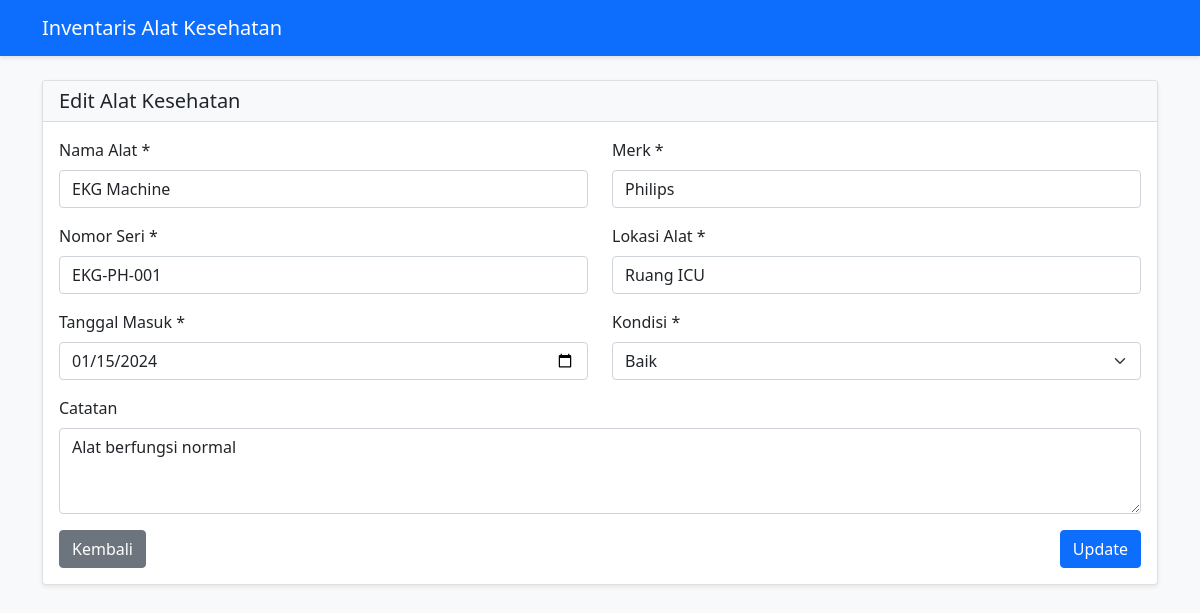
The page /edit.php?id=1 on the database its author committed.
### tables this page shows
CREATE TABLE `alat_kesehatan` (
  `id` int(11) NOT NULL,
  `nama_alat` varchar(255) NOT NULL,
  `merk` varchar(100) NOT NULL,
  `nomor_seri` varchar(100) NOT NULL,
  `lokasi_alat` varchar(100) NOT NULL,
  `tanggal_masuk` date NOT NULL,
  `kondisi` enum('Baik','Rusak','Perbaikan') NOT NULL,
  `catatan` text DEFAULT NULL,
  `created_at` timestamp NOT NULL DEFAULT current_timestamp(),
  `updated_at` timestamp NOT NULL DEFAULT current_timestamp() ON UPDATE current_timestamp()
);

### edit.php (the view, shortened to what this page needs)
<?php
require_once 'config.php';
$id = $_GET['id'];
$stmt = $pdo->prepare("SELECT * FROM alat_kesehatan WHERE id = ?");
$stmt->execute([$id]);
$alat = $stmt->fetch(PDO::FETCH_ASSOC);
?>
<!DOCTYPE html>
<html lang="id">
<head>
    <link href="https://cdn.jsdelivr.net/npm/bootstrap@5.1.3/dist/css/bootstrap.min.css" rel="stylesheet">
    <link href="style.css" rel="stylesheet">
</head>
<body>
    <nav class="navbar navbar-expand-lg navbar-dark bg-primary">
        <div class="container">
            <a class="navbar-brand" href="index.php">Inventaris Alat Kesehatan</a>
        </div>
    </nav>
    <div class="container mt-4">
        <div class="card">
            <div class="card-header">
                <h5 class="mb-0">Edit Alat Kesehatan</h5>
            </div>
            <div class="card-body">
                <form method="POST">
                    <div class="row">
                        <div class="col-md-6">
                            <div class="mb-3">
                                <label for="nama_alat" class="form-label">Nama Alat *</label>
                                <input type="text" class="form-control" id="nama_alat" name="nama_alat" value="<?= htmlspecialchars($alat['nama_alat']) ?>" required>
                            </div>
                        </div>
                        <div class="col-md-6">
                            <div class="mb-3">
                                <label for="merk" class="form-label">Merk *</label>
                                <input type="text" class="form-control" id="merk" name="merk" value="<?= htmlspecialchars($alat['merk']) ?>" required>
                            </div>
                        </div>
                    </div>
                    <div class="row">
                        <div class="col-md-6">
                            <div class="mb-3">
                                <label for="nomor_seri" class="form-label">Nomor Seri *</label>
                                <input type="text" class="form-control" id="nomor_seri" name="nomor_seri" value="<?= htmlspecialchars($alat['nomor_seri']) ?>" required>
                            </div>
                        </div>
                        <div class="col-md-6">
                            <div class="mb-3">
                                <label for="lokasi_alat" class="form-label">Lokasi Alat *</label>
                                <input type="text" class="form-control" id="lokasi_alat" name="lokasi_alat" value="<?= htmlspecialchars($alat['lokasi_alat']) ?>" required>
                            </div>
                        </div>
                    </div>
                    <div class="row">
                        <div class="col-md-6">
                            <div class="mb-3">
                                <label for="tanggal_masuk" class="form-label">Tanggal Masuk *</label>
                                <input type="date" class="form-control" id="tanggal_masuk" name="tanggal_masuk" value="<?= $alat['tanggal_masuk'] ?>" required>
                            </div>
                        </div>
                        <div class="col-md-6">
                            <div class="mb-3">
                                <label for="kondisi" class="form-label">Kondisi *</label>
                                <select class="form-select" id="kondisi" name="kondisi" required>
                                    <option value="Baik" <?= $alat['kondisi'] == 'Baik' ? 'selected' : '' ?>>Baik</option>
                                </select>
                            </div>
                        </div>
                    </div>
                    <div class="mb-3">
                        <label for="catatan" class="form-label">Catatan</label>
                        <textarea class="form-control" id="catatan" name="catatan" rows="3"><?= htmlspecialchars($alat['catatan']) ?></textarea>
                    </div>
                    <div class="d-flex justify-content-between">
                        <a href="index.php" class="btn btn-secondary">Kembali</a>
                        <button type="submit" class="btn btn-primary">Update</button>
                    </div>
                </form>
            </div>
        </div>
    </div>
</body>
</html>

### style.css (style rules this page uses)
body { background-color: #f8f9fa; font-family: 'Segoe UI', Tahoma, Geneva, Verdana, sans-serif; }
.navbar { box-shadow: 0 2px 4px rgba(0,0,0,.1); }
.card { box-shadow: 0 0.125rem 0.25rem rgba(0, 0, 0, 0.075); border: 1px solid rgba(0, 0, 0, 0.125); }
.card-header { background-color: #f8f9fa; border-bottom: 1px solid rgba(0, 0, 0, 0.125); }

### rows shown on the page
alat_kesehatan: nama_alat "EKG Machine", merk "Philips", nomor_seri "EKG-PH-001", lokasi_alat "Ruang ICU", tanggal_masuk "01/15/2024", kondisi "Baik", catatan "Alat berfungsi normal"
